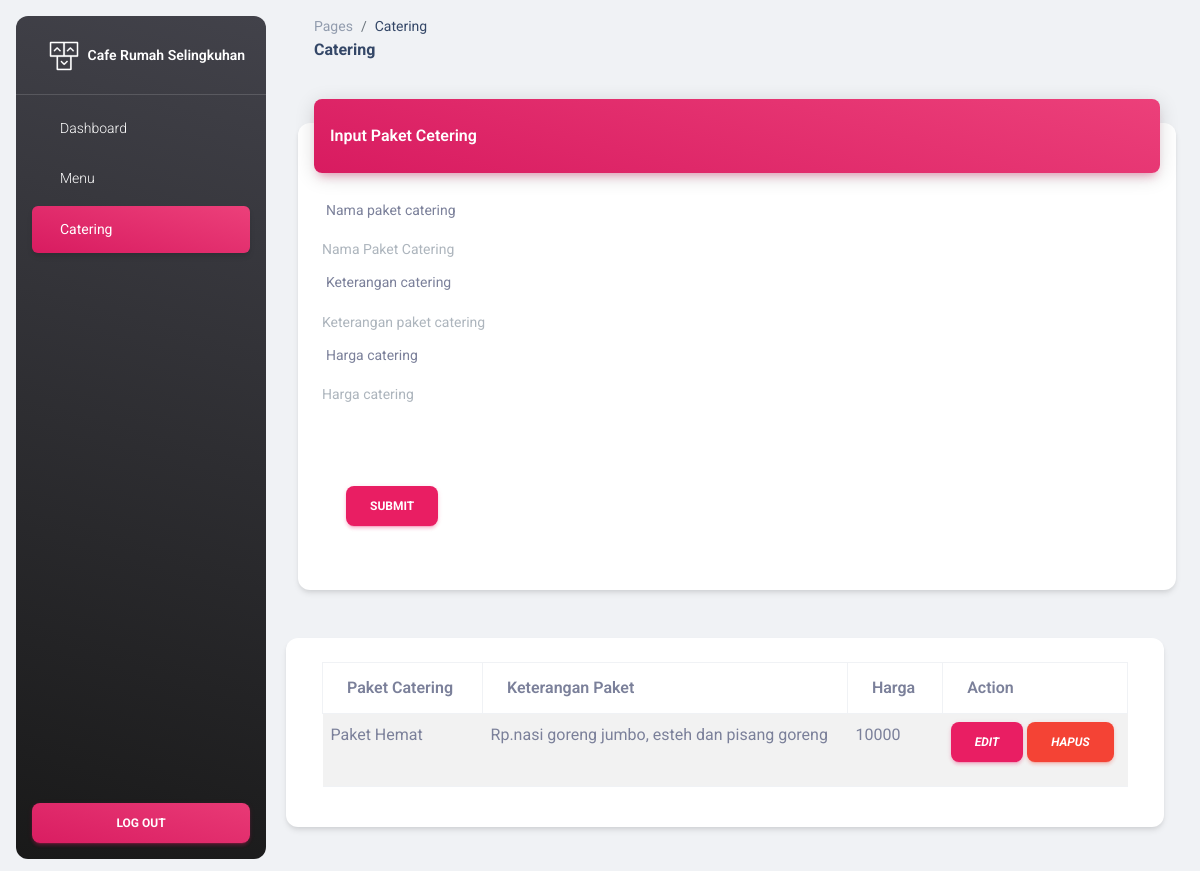
The page /admin/catering.php on the database its author committed.
### tables this page shows
CREATE TABLE `catering` (
  `id_catering` int(10) NOT NULL,
  `nama_paket` varchar(30) NOT NULL,
  `isi` text NOT NULL,
  `harga` int(10) NOT NULL
);

### admin/catering.php (the view, shortened to what this page needs)
<!DOCTYPE html>
<html lang="en">
<head>
  <link href="./assets/css/nucleo-icons.css" rel="stylesheet" />
  <link href="./assets/css/nucleo-svg.css" rel="stylesheet" />
  <link id="pagestyle" href="./assets/css/material-dashboard.css?v=3.0.2" rel="stylesheet" />
  <link rel="stylesheet" type="text/css" href="jquery.dataTables.min.css">
</head>
<body class="g-sidenav-show  bg-gray-200">
  <aside class="sidenav navbar navbar-vertical navbar-expand-xs border-0 border-radius-xl my-3 fixed-start ms-3   bg-gradient-dark" id="sidenav-main">
    <div class="sidenav-header">
      <a class="navbar-brand m-0" href=" https://demos.creative-tim.com/material-dashboard/pages/dashboard " target="_blank">
        <img src="./assets/img/logo-ct.png" class="navbar-brand-img h-100" alt="main_logo">
        <span class="ms-1 font-weight-bold text-white">Cafe Rumah Selingkuhan</span>
      </a>
    </div>
    <hr class="horizontal light mt-0 mb-2">
    <div class="collapse navbar-collapse  w-auto  max-height-vh-100" id="sidenav-collapse-main">
      <ul class="navbar-nav">
        <li class="nav-item">
          <a class="nav-link text-white " href="index.php">
            <span class="nav-link-text ms-1">Dashboard</span>
          </a>
        </li>
        <li class="nav-item">
          <a class="nav-link text-white  " href="menu.php">
            <span class="nav-link-text ms-1">Menu</span>
          </a>
        </li>
        <li class="nav-item">
          <a class="nav-link text-white active bg-gradient-primary " href="catering.php">
            <span class="nav-link-text ms-1">Catering</span>
          </a>
        </li>
      </ul>
    </div>
    <div class="sidenav-footer position-absolute w-100 bottom-0 ">
      <div class="mx-3">
        <a class="btn bg-gradient-primary mt-4 w-100" href="" type="button">Log Out</a>
      </div>
    </div>
  </aside>
  <main class="main-content position-relative max-height-vh-100 h-100 border-radius-lg ">
    <nav class="navbar navbar-main navbar-expand-lg px-0 mx-4 shadow-none border-radius-xl" id="navbarBlur" navbar-scroll="true">
      <div class="container-fluid py-1 px-3">
        <nav aria-label="breadcrumb">
          <ol class="breadcrumb bg-transparent mb-0 pb-0 pt-1 px-0 me-sm-6 me-5">
            <li class="breadcrumb-item text-sm"><a class="opacity-5 text-dark" href="javascript:;">Pages</a></li>
            <li class="breadcrumb-item text-sm text-dark active" aria-current="page">Catering</li>
          </ol>
          <h6 class="font-weight-bolder mb-0">Catering</h6>
        </nav>
      </div>
    </nav>
    <div class="container-fluid py-4">
      <div class="row">
        <div class="col-12">
          <div class="card my-4">
            <div class="card-header p-0 position-relative mt-n4 mx-3 z-index-2">
              <div class="bg-gradient-primary shadow-primary border-radius-lg pt-4 pb-3">
                <h6 class="text-white text-capitalize ps-3">Input paket cetering</h6>
              </div>
            </div>
            <div class="card-body">
            <form action="" method="post" enctype="multipart/form-data">
                  <div class="form-group">
                    <label>Nama paket catering</label>
                    <input type="text" class="form-control"  id="nama_paket" name="nama_paket" placeholder="Nama Paket Catering">
                  </div>
                  <div class="form-group">
                    <label> Keterangan catering </label>
                    <input type="text" class="form-control" id="isi" name="isi" placeholder="Keterangan paket catering">
                  </div>
                  <div class="form-group">
                    <label> Harga catering </label>
                    <input type="text" class="form-control" id="harga" name="harga" placeholder="Harga catering">
                  </div>
            </div>
            <div class="card-footer">
            <div class="card-footer">
                  <button type="submit" name="simpan" value="simpan" class="btn btn-primary">Submit</button>
            </div>
          </div>
        </div>
      </div>
      <div class="row">
      <div class="card my-4">
            <div class="card-body">
                <table id="dataTables" class="table table-bordered table-striped">
                  <thead>
                    <tr>
                      <th >Paket Catering</th>
                      <th >Keterangan Paket</th>
                      <th >Harga</th>
                      <th >Action</th>
                    </tr>
                  </thead>
                  <tbody>
                  <?php
                            $conn = new mysqli("localhost", "root", "", "cafe");
                            $res = $conn->query("select * from catering");
                            while($row = $res->fetch_assoc()){
                            echo '
                                  <tr>
                                    <td>'.$row['nama_paket'].'</td>
                                    <td> Rp.'.$row['isi'].'</td>
                                    <td>
                                    '.$row['harga'].'
                                    </td>
                                    <td class="align-middle">
                                    <a href ="editcatering.php?id_catering='.$row['id_catering'].'"><i class="btn  btn-primary">edit</i></a>
                                    <a href ="hapuscatering.php?id_catering='.$row['id_catering'].'"><i class="btn  btn-danger">hapus</i></a>
                                    </td>
                                  </tr>
                                ';
                              }
                              ?>
                  </tbody>
                </table>
            </div>
                            </div>
          </div>
  </main>
</body>
</html>

### rows shown on the page
catering: nama_paket "Paket Hemat", isi "nasi goreng jumbo, esteh dan pisang goreng", harga "10000"
